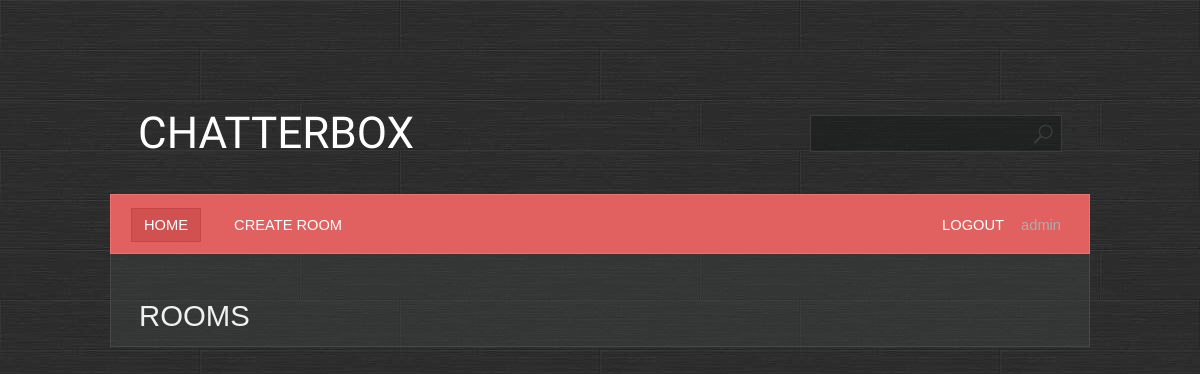
The app's page / (signed in), older data.
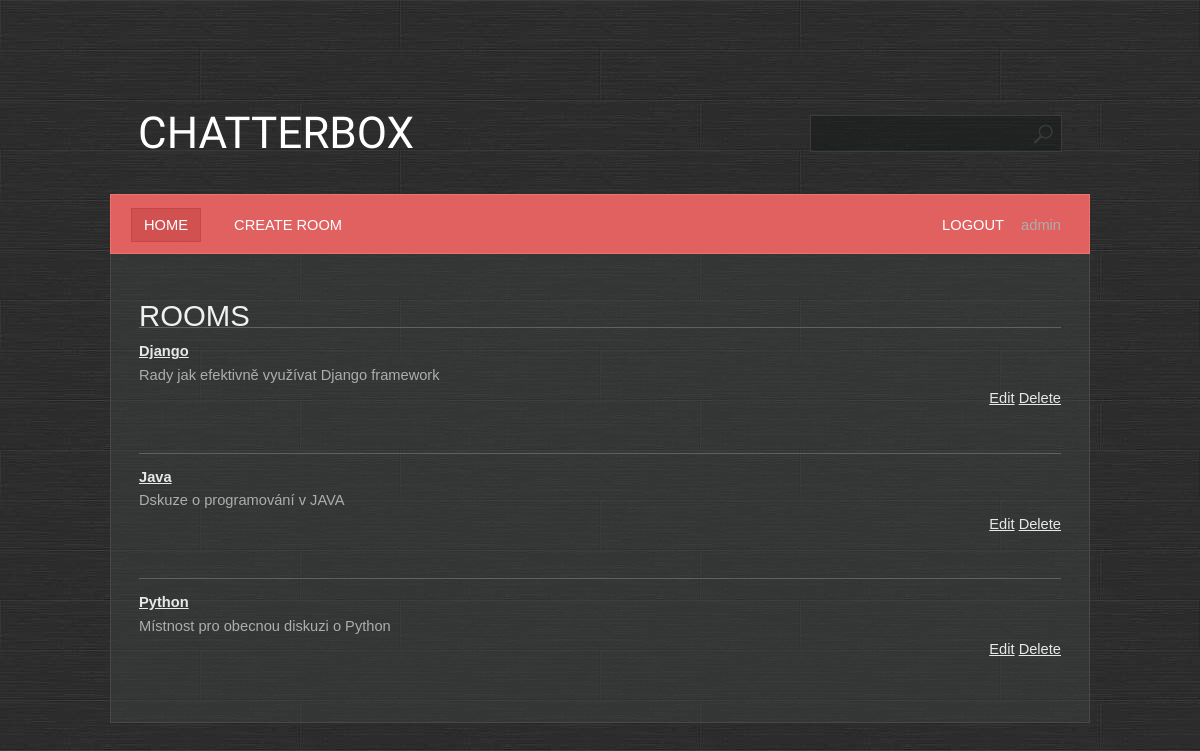
The same page, newer data.
### base/models.py (models this page shows, shortened)
class Room(Model):
    name = models.CharField(max_length=200)
    description = models.TextField(null =True, blank = True)
    participants = models.ManyToManyField(User, related_name= "participants", blank = True)
    created = models.DateTimeField(auto_now_add= True)
    updated = models.DateTimeField(auto_now= True)
    class Meta:
        ordering = ["-created", "name", "-updated" ]

### base/views.py (the view)
# urls.py: path('', base.views.Roomsview.as_view(), name ="home"),
class Roomsview(PermissionRequiredMixin,LoginRequiredMixin,ListView):
    template_name = "base/home.html"
    model = Room
    permission_required = 'base.view_room'

### base/templates/base/home.html (shortened to what this page needs)
{% extends 'main.html' %}
{% block content %}
<h1>Rooms</h1>
 <ul>
     {% for room in object_list %}
        <li>
            <div class="box">
                <div>
                    <a href="{% url 'room' room.id %}"><b>{{ room.name }}</b></a><br>
                    {{ room.description }}
                </div>
                <div style="float: right;">
                    <a href="{% url 'room_update' room.id %}">Edit</a>
                    <a href="{% url 'room_delete' room.id %}">Delete</a>
                </div>
            </div>
        </li>
     {% endfor %}
 </ul>
{% endblock %}

### templates/main.html (shortened to what this page needs)
<!DOCTYPE html>
{% load static %}
<html lang="en">
<head>
    <link rel="stylesheet" href="{% static 'styles/style.css' %}"/>
</head>
<body>
<div id="wrapper">
    <div id="header">
        <div id="logo">
            <h1>
                <a href="#">Chatterbox</a>
            </h1>
        </div>
        {% if user.is_authenticated %}
            <div id="search">
                <form action="/search" method="get">
                    <div>
                        <input class="text" name="q" size="32" maxlength="64"/>
                    </div>
                </form>
            </div>
            <div id="menu">
                {% include 'navbar.html' %}
            </div>
        {% endif %}
    </div>
    <div id="page">
        <div id="content">
            {% block content %}
            {% endblock %}
        </div>
        <br class="clearfix"/>
    </div>
    <br class="clearfix"/>
</div>
</body>
</html>

### templates/navbar.html
<ul>
    <li class="first active">
        <a href="{% url 'home' %}">HOME</a>
    </li>
    <li>
        <a href="{% url 'room_create' %}">CREATE ROOM</a>
    </li>
    <li class = "last-child">
        <a href="{% url 'logout' %}">LOGOUT</a>
         {{request.user.username}}
    </li>
</ul><br class="clearfix"/>

### static/styles/style.css (style rules this page uses)
* { margin: 0; padding: 0; }
a { text-decoration: underline; color: #e8e8e8; }
body { font-size: 11pt; line-height: 1.6em; font-family: Arial, sans-serif; background: #9ea3a3; color: #adadad; background: url(/static/images/bg.jpg); }
h1,h2,h3,h4 { text-transform: uppercase; font-weight: normal; color: #f0f0f0; }
ul { margin-bottom: 1.25em; }
ul { list-style: none; }
.last-child { float:right; }
.box { overflow: hidden; margin: 0 0 30px 0; }
#content { width: 100%; float: left; padding: 0; }
#header { position: relative; padding: 28px; height: 130px; }
#logo { position: absolute; top: 0; left: 28px; height: 130px; line-height: 130px; }
#logo a { text-decoration: none; color: #ffffff; }
#logo h1 { font-size: 3em; font-family: Bevan, serif; }
#page { position: relative; padding: 50px 28px 0px 28px; width: 922px; background: rgba(65, 70, 70, 0.4); border: solid 1px #474949; border-top: 0; }
#page ul li { padding: 12px 0 12px 0; border-top: solid 1px #606060; }
#menu { position: absolute; bottom: 0; left: 0; height: 58px; line-height: 60px; padding: 0 20px 0 20px; width: 938px; margin: 0 0 0 0; background: #e16060; border: solid 1px #f17070; }
#menu a { text-decoration: none; text-transform: uppercase; color: #ffffff; padding: 8px 12px 8px 12px; border: solid 1px #e16060; }
#menu ul { list-style: none; }
#menu ul li { display: inline; padding: 0 8px 0 8px; }
#menu ul li.first { padding-left: 0; }
#menu ul li.active a { background: #D15050; border: solid 1px #C64545; }
#wrapper { position: relative; width: 980px; margin: 68px auto 0 auto; }
#search { position: absolute; top: 0; right: 28px; height: 130px; line-height: 130px; }
#search input.text { padding: 10px 40px 10px 10px; background: rgba(15, 20, 20, 0.4) url(/static/images/search.png) top right no-repeat; border: 0; color: #c7c8c8; width: 200px; border: solid 1px #3c3c3c; }

Row changes from the older to the newer data that the page shows:
added Room: name "Django", description "Rady jak efektivně využívat Django framework"
added Room: name "Java", description "Dskuze o programování v JAVA"
added Room: name "Python", description "Místnost pro obecnou diskuzi o Python"
